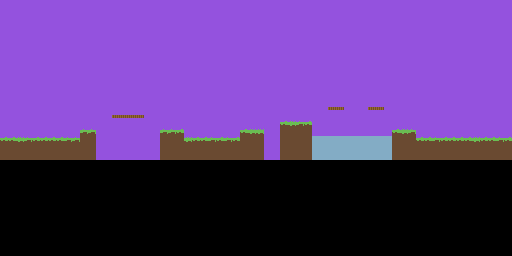

Tiled map render using the project's own tile images. Description and the whole map definition, tile-layer contents included, below:
An orthogonal 64x32 tile map with 8x8 px tiles, 1 tile layer (Tile Layer 1).

<map version="1.10" tiledversion="1.11.2" orientation="orthogonal" renderorder="right-down" width="64" height="32" tilewidth="8" tileheight="8" infinite="0" nextlayerid="2" nextobjectid="1">
 <editorsettings>
  <export target="map1.c" format="gba" />
 </editorsettings>
 <tileset firstgid="1" source="tileset.tsx" />
 <layer id="1" name="Tile Layer 1" width="64" height="32">
  <data encoding="csv">
9,9,9,9,9,9,9,9,9,9,9,9,9,9,9,9,9,9,9,9,9,9,9,9,9,9,9,9,9,9,9,9,9,9,9,9,9,9,9,9,9,9,9,9,9,9,9,9,9,9,9,9,9,9,9,9,9,9,9,9,9,9,9,9,
9,9,9,9,9,9,9,9,9,9,9,9,9,9,9,9,9,9,9,9,9,9,9,9,9,9,9,9,9,9,9,9,9,9,9,9,9,9,9,9,9,9,9,9,9,9,9,9,9,9,9,9,9,9,9,9,9,9,9,9,9,9,9,9,
9,9,9,9,9,9,9,9,9,9,9,9,9,9,9,9,9,9,9,9,9,9,9,9,9,9,9,9,9,9,9,9,9,9,9,9,9,9,9,9,9,9,9,9,9,9,9,9,9,9,9,9,9,9,9,9,9,9,9,9,9,9,9,9,
9,9,9,9,9,9,9,9,9,9,9,9,9,9,9,9,9,9,9,9,9,9,9,9,9,9,9,9,9,9,9,9,9,9,9,9,9,9,9,9,9,9,9,9,9,9,9,9,9,9,9,9,9,9,9,9,9,9,9,9,9,9,9,9,
9,9,9,9,9,9,9,9,9,9,9,9,9,9,9,9,9,9,9,9,9,9,9,9,9,9,9,9,9,9,9,9,9,9,9,9,9,9,9,9,9,9,9,9,9,9,9,9,9,9,9,9,9,9,9,9,9,9,9,9,9,9,9,9,
9,9,9,9,9,9,9,9,9,9,9,9,9,9,9,9,9,9,9,9,9,9,9,9,9,9,9,9,9,9,9,9,9,9,9,9,9,9,9,9,9,9,9,9,9,9,9,9,9,9,9,9,9,9,9,9,9,9,9,9,9,9,9,9,
9,9,9,9,9,9,9,9,9,9,9,9,9,9,9,9,9,9,9,9,9,9,9,9,9,9,9,9,9,9,9,9,9,9,9,9,9,9,9,9,9,9,9,9,9,9,9,9,9,9,9,9,9,9,9,9,9,9,9,9,9,9,9,9,
9,9,9,9,9,9,9,9,9,9,9,9,9,9,9,9,9,9,9,9,9,9,9,9,9,9,9,9,9,9,9,9,9,9,9,9,9,9,9,9,9,9,9,9,9,9,9,9,9,9,9,9,9,9,9,9,9,9,9,9,9,9,9,9,
9,9,9,9,9,9,9,9,9,9,9,9,9,9,9,9,9,9,9,9,9,9,9,9,9,9,9,9,9,9,9,9,9,9,9,9,9,9,9,9,9,9,9,9,9,9,9,9,9,9,9,9,9,9,9,9,9,9,9,9,9,9,9,9,
9,9,9,9,9,9,9,9,9,9,9,9,9,9,9,9,9,9,9,9,9,9,9,9,9,9,9,9,9,9,9,9,9,9,9,9,9,9,9,9,9,9,9,9,9,9,9,9,9,9,9,9,9,9,9,9,9,9,9,9,9,9,9,9,
9,9,9,9,9,9,9,9,9,9,9,9,9,9,9,9,9,9,9,9,9,9,9,9,9,9,9,9,9,9,9,9,9,9,9,9,9,9,9,9,9,9,9,9,9,9,9,9,9,9,9,9,9,9,9,9,9,9,9,9,9,9,9,9,
9,9,9,9,9,9,9,9,9,9,9,9,9,9,9,9,9,9,9,9,9,9,9,9,9,9,9,9,9,9,9,9,9,9,9,9,9,9,9,9,9,9,9,9,9,9,9,9,9,9,9,9,9,9,9,9,9,9,9,9,9,9,9,9,
9,9,9,9,9,9,9,9,9,9,9,9,9,9,9,9,9,9,9,9,9,9,9,9,9,9,9,9,9,9,9,9,9,9,9,9,9,9,9,9,9,9,9,9,9,9,9,9,9,9,9,9,9,9,9,9,9,9,9,9,9,9,9,9,
9,9,9,9,9,9,9,9,9,9,9,9,9,9,9,9,9,9,9,9,9,9,9,9,9,9,9,9,9,9,9,9,9,9,9,9,9,9,9,9,1,7,7,9,9,9,7,7,1,9,9,9,9,9,9,9,9,9,9,9,9,9,9,9,
9,9,9,9,9,9,9,9,9,9,9,9,9,9,7,7,7,7,9,9,9,9,9,9,9,9,9,9,9,9,9,9,9,9,1,9,9,9,9,1,9,9,9,9,9,9,9,9,9,9,9,9,9,9,9,9,9,9,9,9,9,9,9,9,
9,9,9,9,9,9,9,9,9,9,9,9,9,9,9,9,9,9,9,9,9,9,9,9,9,9,9,9,9,9,9,9,9,9,1,3,4,5,3,1,9,9,9,9,9,9,9,9,9,9,9,9,9,9,9,9,9,9,9,9,9,9,9,9,
9,9,9,9,9,9,9,9,9,9,5,5,9,9,9,9,9,9,9,9,5,5,3,9,9,9,9,9,9,9,3,4,4,9,1,2,2,2,2,1,9,9,9,9,9,9,9,9,9,3,4,5,9,9,9,9,9,9,9,9,9,9,9,9,
3,3,4,5,3,3,3,3,5,5,2,2,1,1,1,1,1,1,1,1,2,2,2,4,3,3,5,3,5,3,2,2,2,1,1,2,2,2,2,6,6,6,6,6,6,6,6,6,6,2,2,2,3,3,5,3,3,3,3,4,3,3,5,3,
2,2,2,2,2,2,2,2,2,2,2,2,1,1,1,1,1,1,1,1,2,2,2,2,2,2,2,2,2,2,2,2,2,1,1,2,2,2,2,6,6,6,6,6,6,6,6,6,6,2,2,2,2,2,2,2,2,2,2,2,2,2,2,2,
2,2,2,2,2,2,2,2,2,2,2,2,1,1,1,1,1,1,1,1,2,2,2,2,2,2,2,2,2,2,2,2,2,1,1,2,2,2,2,6,6,6,6,6,6,6,6,6,6,2,2,2,2,2,2,2,2,2,2,2,2,2,2,2,
0,0,0,0,0,0,0,0,0,0,0,0,0,0,0,0,0,0,0,0,0,0,0,0,0,0,0,0,0,0,0,0,0,0,0,0,0,0,0,0,0,0,0,0,0,0,0,0,0,0,0,0,0,0,0,0,0,0,0,0,0,0,0,0,
0,0,0,0,0,0,0,0,0,0,0,0,0,0,0,0,0,0,0,0,0,0,0,0,0,0,0,0,0,0,0,0,0,0,0,0,0,0,0,0,0,0,0,0,0,0,0,0,0,0,0,0,0,0,0,0,0,0,0,0,0,0,0,0,
0,0,0,0,0,0,0,0,0,0,0,0,0,0,0,0,0,0,0,0,0,0,0,0,0,0,0,0,0,0,0,0,0,0,0,0,0,0,0,0,0,0,0,0,0,0,0,0,0,0,0,0,0,0,0,0,0,0,0,0,0,0,0,0,
0,0,0,0,0,0,0,0,0,0,0,0,0,0,0,0,0,0,0,0,0,0,0,0,0,0,0,0,0,0,0,0,0,0,0,0,0,0,0,0,0,0,0,0,0,0,0,0,0,0,0,0,0,0,0,0,0,0,0,0,0,0,0,0,
0,0,0,0,0,0,0,0,0,0,0,0,0,0,0,0,0,0,0,0,0,0,0,0,0,0,0,0,0,0,0,0,0,0,0,0,0,0,0,0,0,0,0,0,0,0,0,0,0,0,0,0,0,0,0,0,0,0,0,0,0,0,0,0,
0,0,0,0,0,0,0,0,0,0,0,0,0,0,0,0,0,0,0,0,0,0,0,0,0,0,0,0,0,0,0,0,0,0,0,0,0,0,0,0,0,0,0,0,0,0,0,0,0,0,0,0,0,0,0,0,0,0,0,0,0,0,0,0,
0,0,0,0,0,0,0,0,0,0,0,0,0,0,0,0,0,0,0,0,0,0,0,0,0,0,0,0,0,0,0,0,0,0,0,0,0,0,0,0,0,0,0,0,0,0,0,0,0,0,0,0,0,0,0,0,0,0,0,0,0,0,0,0,
0,0,0,0,0,0,0,0,0,0,0,0,0,0,0,0,0,0,0,0,0,0,0,0,0,0,0,0,0,0,0,0,0,0,0,0,0,0,0,0,0,0,0,0,0,0,0,0,0,0,0,0,0,0,0,0,0,0,0,0,0,0,0,0,
0,0,0,0,0,0,0,0,0,0,0,0,0,0,0,0,0,0,0,0,0,0,0,0,0,0,0,0,0,0,0,0,0,0,0,0,0,0,0,0,0,0,0,0,0,0,0,0,0,0,0,0,0,0,0,0,0,0,0,0,0,0,0,0,
0,0,0,0,0,0,0,0,0,0,0,0,0,0,0,0,0,0,0,0,0,0,0,0,0,0,0,0,0,0,0,0,0,0,0,0,0,0,0,0,0,0,0,0,0,0,0,0,0,0,0,0,0,0,0,0,0,0,0,0,0,0,0,0,
0,0,0,0,0,0,0,0,0,0,0,0,0,0,0,0,0,0,0,0,0,0,0,0,0,0,0,0,0,0,0,0,0,0,0,0,0,0,0,0,0,0,0,0,0,0,0,0,0,0,0,0,0,0,0,0,0,0,0,0,0,0,0,0,
0,0,0,0,0,0,0,0,0,0,0,0,0,0,0,0,0,0,0,0,0,0,0,0,0,0,0,0,0,0,0,0,0,0,0,0,0,0,0,0,0,0,0,0,0,0,0,0,0,0,0,0,0,0,0,0,0,0,0,0,0,0,0,0
</data>
 </layer>
</map>
